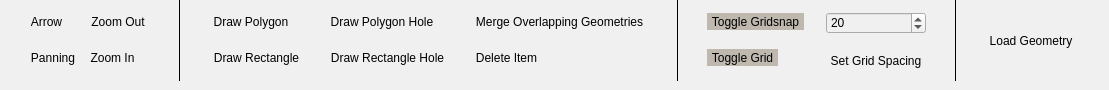
      <widget class="QWidget" name="tab_2">
       <property name="styleSheet">
        <string notr="true">QWidget{
	background-color: rgb(240, 240, 240);
}        </string>
       </property>
       <attribute name="title">
        <string>Page</string>
       </attribute>
       <widget class="QWidget" name="layoutWidget">
        <property name="geometry">
         <rect>
          <x>0</x>
          <y>0</y>
          <width>1100</width>
          <height>81</height>
         </rect>
        </property>
        <layout class="QHBoxLayout" name="horizontalLayout_2">
         <item>
          <spacer name="horizontalSpacer_3">
           <property name="orientation">
            <enum>Qt::Horizontal</enum>
           </property>
           <property name="sizeType">
            <enum>QSizePolicy::Fixed</enum>
           </property>
           <property name="sizeHint" stdset="0">
            <size>
             <width>10</width>
             <height>20</height>
            </size>
           </property>
          </spacer>
         </item>
         <item>
          <layout class="QGridLayout" name="gridLayout">
           <item row="0" column="1">
            <widget class="QToolButton" name="zoomOutButtonSurface">
             <property name="styleSheet">
              <string notr="true">QToolButton{
	border: 0px;
}

QToolButton:pressed {
     background-color: rgb(185, 211, 220);
}

QToolButton:hover {
    background-color: rgba(185, 211, 220,100);
}
</string>
             </property>
             <property name="text">
              <string>Zoom Out</string>
             </property>
             <property name="icon">
              <iconset resource="../../../Exjobb/Examensarbete/resources.qrc">
               <normaloff>:/Images/zoom_out.png</normaloff>:/Images/zoom_out.png</iconset>
             </property>
             <property name="iconSize">
              <size>
               <width>24</width>
               <height>24</height>
              </size>
             </property>
             <property name="toolButtonStyle">
              <enum>Qt::ToolButtonTextBesideIcon</enum>
             </property>
            </widget>
           </item>
           <item row="0" column="0">
            <widget class="QToolButton" name="arrowButtonSurface">
             <property name="cursor">
              <cursorShape>ArrowCursor</cursorShape>
             </property>
             <property name="focusPolicy">
              <enum>Qt::TabFocus</enum>
             </property>
             <property name="styleSheet">
              <string notr="true">QToolButton{
	border: 0px;
}

QToolButton:pressed {
     background-color: rgb(185, 211, 220);
}

QToolButton:hover {
    background-color: rgba(185, 211, 220,100);
}
</string>
             </property>
             <property name="text">
              <string>Arrow</string>
             </property>
             <property name="icon">
              <iconset resource="../../../Exjobb/Examensarbete/resources.qrc">
               <normaloff>:/Images/select.png</normaloff>:/Images/select.png</iconset>
             </property>
             <property name="iconSize">
              <size>
               <width>24</width>
               <height>24</height>
              </size>
             </property>
             <property name="checkable">
              <bool>false</bool>
             </property>
             <property name="toolButtonStyle">
              <enum>Qt::ToolButtonTextBesideIcon</enum>
             </property>
            </widget>
           </item>
           <item row="1" column="0">
            <widget class="QToolButton" name="panningButtonSurface">
             <property name="styleSheet">
              <string notr="true">QToolButton{
	border: 0px;
}

QToolButton:pressed {
     background-color: rgb(185, 211, 220);
}

QToolButton:hover {
    background-color: rgba(185, 211, 220,100);
}
</string>
             </property>
             <property name="text">
              <string>Panning</string>
             </property>
             <property name="icon">
              <iconset resource="../../../Exjobb/Examensarbete/resources.qrc">
               <normaloff>:/Images/pan.png</normaloff>:/Images/pan.png</iconset>
             </property>
             <property name="iconSize">
              <size>
               <width>24</width>
               <height>24</height>
              </size>
             </property>
             <property name="toolButtonStyle">
              <enum>Qt::ToolButtonTextBesideIcon</enum>
             </property>
            </widget>
           </item>
           <item row="1" column="1">
            <widget class="QToolButton" name="zoomInButtonSurface">
             <property name="styleSheet">
              <string notr="true">QToolButton{
	border: 0px;
}

QToolButton:pressed {
     background-color: rgb(185, 211, 220);
}

QToolButton:hover {
    background-color: rgba(185, 211, 220,100);
}
</string>
             </property>
             <property name="text">
              <string>Zoom In</string>
             </property>
             <property name="icon">
              <iconset resource="../../../Exjobb/Examensarbete/resources.qrc">
               <normaloff>:/Images/zoom_in.png</normaloff>:/Images/zoom_in.png</iconset>
             </property>
             <property name="iconSize">
              <size>
               <width>24</width>
               <height>24</height>
              </size>
             </property>
             <property name="toolButtonStyle">
              <enum>Qt::ToolButtonTextBesideIcon</enum>
             </property>
            </widget>
           </item>
          </layout>
         </item>
         <item>
          <widget class="Line" name="line_2">
           <property name="minimumSize">
            <size>
             <width>15</width>
             <height>0</height>
            </size>
           </property>
           <property name="frameShadow">
            <enum>QFrame::Plain</enum>
           </property>
           <property name="lineWidth">
            <number>1</number>
           </property>
           <property name="orientation">
            <enum>Qt::Vertical</enum>
           </property>
          </widget>
         </item>
         <item>
          <layout class="QVBoxLayout" name="verticalLayout_7">
           <item>
            <widget class="QToolButton" name="polyButton">
             <property name="styleSheet">
              <string notr="true">QToolButton{
	border: 0px;
}

QToolButton:pressed {
     background-color: rgb(185, 211, 220);
}

QToolButton:hover {
    background-color: rgba(185, 211, 220,100);
}
</string>
             </property>
             <property name="text">
              <string>Draw Polygon</string>
             </property>
             <property name="icon">
              <iconset resource="../../../Exjobb/Examensarbete/resources.qrc">
               <normaloff>:/Images/polygon.svg</normaloff>:/Images/polygon.svg</iconset>
             </property>
             <property name="iconSize">
              <size>
               <width>24</width>
               <height>24</height>
              </size>
             </property>
             <property name="toolButtonStyle">
              <enum>Qt::ToolButtonTextBesideIcon</enum>
             </property>
            </widget>
           </item>
           <item>
            <widget class="QToolButton" name="rectButton">
             <property name="enabled">
              <bool>true</bool>
             </property>
             <property name="styleSheet">
              <string notr="true">QToolButton{
	border: 0px;
}

QToolButton:pressed {
     background-color: rgb(185, 211, 220);
}

QToolButton:hover {
    background-color: rgba(185, 211, 220,100);
}
</string>
             </property>
             <property name="text">
              <string>Draw Rectangle</string>
             </property>
             <property name="icon">
              <iconset resource="../../../Exjobb/Examensarbete/resources.qrc">
               <normaloff>:/Images/rectangle.svg</normaloff>:/Images/rectangle.svg</iconset>
             </property>
             <property name="iconSize">
              <size>
               <width>24</width>
               <height>24</height>
              </size>
             </property>
             <property name="toolButtonStyle">
              <enum>Qt::ToolButtonTextBesideIcon</enum>
             </property>
            </widget>
           </item>
          </layout>
         </item>
         <item>
          <layout class="QVBoxLayout" name="verticalLayout_10">
           <item>
            <widget class="QToolButton" name="addPolyHoleButton">
             <property name="styleSheet">
              <string notr="true">QToolButton{
	border: 0px;
}

QToolButton:pressed {
     background-color: rgb(185, 211, 220);
}

QToolButton:hover {
    background-color: rgba(185, 211, 220,100);
}
</string>
             </property>
             <property name="text">
              <string>Draw Polygon Hole</string>
             </property>
             <property name="icon">
              <iconset resource="../../../Exjobb/Examensarbete/resources.qrc">
               <normaloff>:/Images/polygon_hole.svg</normaloff>:/Images/polygon_hole.svg</iconset>
             </property>
             <property name="iconSize">
              <size>
               <width>24</width>
               <height>24</height>
              </size>
             </property>
             <property name="toolButtonStyle">
              <enum>Qt::ToolButtonTextBesideIcon</enum>
             </property>
            </widget>
           </item>
           <item>
            <widget class="QToolButton" name="addRectHoleButton">
             <property name="styleSheet">
              <string notr="true">QToolButton{
	border: 0px;
}

QToolButton:pressed {
     background-color: rgb(185, 211, 220);
}

QToolButton:hover {
    background-color: rgba(185, 211, 220,100);
}
</string>
             </property>
             <property name="text">
              <string>Draw Rectangle Hole</string>
             </property>
             <property name="icon">
              <iconset resource="../../../Exjobb/Examensarbete/resources.qrc">
               <normaloff>:/Images/rectangle_hole.svg</normaloff>:/Images/rectangle_hole.svg</iconset>
             </property>
             <property name="iconSize">
              <size>
               <width>24</width>
               <height>24</height>
              </size>
             </property>
             <property name="toolButtonStyle">
              <enum>Qt::ToolButtonTextBesideIcon</enum>
             </property>
            </widget>
           </item>
          </layout>
         </item>
         <item>
          <layout class="QVBoxLayout" name="verticalLayout_12">
           <item>
            <widget class="QToolButton" name="mergeButton">
             <property name="sizePolicy">
              <sizepolicy hsizetype="Fixed" vsizetype="Fixed">
               <horstretch>0</horstretch>
               <verstretch>0</verstretch>
              </sizepolicy>
             </property>
             <property name="layoutDirection">
              <enum>Qt::LeftToRight</enum>
             </property>
             <property name="styleSheet">
              <string notr="true">QToolButton{
	border: 0px;
}

QToolButton:pressed {
     background-color: rgb(185, 211, 220);
}

QToolButton:hover {
    background-color: rgba(185, 211, 220,100);
}
</string>
             </property>
             <property name="text">
              <string>Merge Overlapping Geometries</string>
             </property>
             <property name="icon">
              <iconset resource="../../../Exjobb/Examensarbete/resources.qrc">
               <normaloff>:/Images/merge.svg</normaloff>:/Images/merge.svg</iconset>
             </property>
             <property name="iconSize">
              <size>
               <width>24</width>
               <height>24</height>
              </size>
             </property>
             <property name="toolButtonStyle">
              <enum>Qt::ToolButtonTextBesideIcon</enum>
             </property>
             <property name="autoRaise">
              <bool>false</bool>
             </property>
            </widget>
           </item>
           <item>
            <widget class="QToolButton" name="deleteButton">
             <property name="styleSheet">
              <string notr="true">QToolButton{
	border: 0px;
}

QToolButton:pressed {
     background-color: rgb(185, 211, 220);
}

QToolButton:hover {
    background-color: rgba(185, 211, 220,100);
}
</string>
             </property>
             <property name="text">
              <string>Delete Item</string>
             </property>
             <property name="icon">
              <iconset resource="../../../Exjobb/Examensarbete/resources.qrc">
               <normaloff>:/Images/erase.png</normaloff>:/Images/erase.png</iconset>
             </property>
             <property name="iconSize">
              <size>
               <width>24</width>
               <height>24</height>
              </size>
             </property>
             <property name="toolButtonStyle">
              <enum>Qt::ToolButtonTextBesideIcon</enum>
             </property>
            </widget>
           </item>
          </layout>
         </item>
         <item>
          <widget class="Line" name="line_5">
           <property name="minimumSize">
            <size>
             <width>15</width>
             <height>0</height>
            </size>
           </property>
           <property name="frameShadow">
            <enum>QFrame::Plain</enum>
           </property>
           <property name="lineWidth">
            <number>1</number>
           </property>
           <property name="orientation">
            <enum>Qt::Vertical</enum>
           </property>
          </widget>
         </item>
         <item>
          <layout class="QVBoxLayout" name="verticalLayout_9">
           <item>
            <widget class="QToolButton" name="gridSnapButtonSurface">
             <property name="styleSheet">
              <string notr="true">QToolButton{
	border: 0px;
}

QToolButton:checked {
     background-color: rgb(191, 184, 175);
}

QToolButton:hover {
    background-color: rgb(223, 219, 215);
}
</string>
             </property>
             <property name="text">
              <string>Toggle Gridsnap</string>
             </property>
             <property name="icon">
              <iconset resource="../../../Exjobb/Examensarbete/resources.qrc">
               <normaloff>:/Images/grid_snap.png</normaloff>:/Images/grid_snap.png</iconset>
             </property>
             <property name="iconSize">
              <size>
               <width>24</width>
               <height>24</height>
              </size>
             </property>
             <property name="checkable">
              <bool>true</bool>
             </property>
             <property name="checked">
              <bool>true</bool>
             </property>
             <property name="toolButtonStyle">
              <enum>Qt::ToolButtonTextBesideIcon</enum>
             </property>
            </widget>
           </item>
           <item>
            <widget class="QToolButton" name="gridButtonSurface">
             <property name="styleSheet">
              <string notr="true">QToolButton{
	border: 0px;
}

QToolButton:checked {
     background-color: rgb(191, 184, 175);
}

QToolButton:hover {
    background-color: rgb(223, 219, 215);
}
</string>
             </property>
             <property name="text">
              <string>Toggle Grid</string>
             </property>
             <property name="icon">
              <iconset resource="../../../Exjobb/Examensarbete/resources.qrc">
               <normaloff>:/Images/grid.png</normaloff>:/Images/grid.png</iconset>
             </property>
             <property name="iconSize">
              <size>
               <width>24</width>
               <height>24</height>
              </size>
             </property>
             <property name="checkable">
              <bool>true</bool>
             </property>
             <property name="checked">
              <bool>true</bool>
             </property>
             <property name="toolButtonStyle">
              <enum>Qt::ToolButtonTextBesideIcon</enum>
             </property>
            </widget>
           </item>
          </layout>
         </item>
         <item>
          <layout class="QVBoxLayout" name="verticalLayout_8">
           <item>
            <widget class="QSpinBox" name="gridSpacingSpinBox">
             <property name="minimum">
              <number>5</number>
             </property>
             <property name="maximum">
              <number>1000</number>
             </property>
             <property name="singleStep">
              <number>10</number>
             </property>
             <property name="value">
              <number>20</number>
             </property>
            </widget>
           </item>
           <item>
            <widget class="QToolButton" name="gridSpacingButton">
             <property name="styleSheet">
              <string notr="true">QToolButton{
	border: 0px;
}

QToolButton:pressed {
     background-color: rgb(191, 184, 175);
}

QToolButton:hover {
    background-color: rgb(223, 219, 215);
}
</string>
             </property>
             <property name="text">
              <string>Set Grid Spacing</string>
             </property>
             <property name="icon">
              <iconset resource="../../../Exjobb/Examensarbete/resources.qrc">
               <normaloff>:/Images/grid_settings.png</normaloff>:/Images/grid_settings.png</iconset>
             </property>
             <property name="iconSize">
              <size>
               <width>24</width>
               <height>24</height>
              </size>
             </property>
             <property name="toolButtonStyle">
              <enum>Qt::ToolButtonTextBesideIcon</enum>
             </property>
            </widget>
           </item>
          </layout>
         </item>
         <item>
          <widget class="Line" name="line_6">
           <property name="minimumSize">
            <size>
             <width>15</width>
             <height>0</height>
            </size>
           </property>
           <property name="frameShadow">
            <enum>QFrame::Plain</enum>
           </property>
           <property name="lineWidth">
            <number>1</number>
           </property>
           <property name="orientation">
            <enum>Qt::Vertical</enum>
           </property>
          </widget>
         </item>
         <item>
          <layout class="QVBoxLayout" name="verticalLayout_11">
           <item>
            <widget class="QToolButton" name="loadGeometryButton">
             <property name="styleSheet">
              <string notr="true">QToolButton{
	border: 0px;
}

QToolButton:pressed {
     background-color: rgb(185, 211, 220);
}

QToolButton:hover {
    background-color: rgba(185, 211, 220,100);
}
</string>
             </property>
             <property name="text">
              <string>Load Geometry</string>
             </property>
             <property name="icon">
              <iconset resource="../../../Exjobb/Examensarbete/resources.qrc">
               <normaloff>:/Images/open.png</normaloff>:/Images/open.png</iconset>
             </property>
             <property name="iconSize">
              <size>
               <width>24</width>
               <height>24</height>
              </size>
             </property>
             <property name="toolButtonStyle">
              <enum>Qt::ToolButtonTextBesideIcon</enum>
             </property>
            </widget>
           </item>
          </layout>
         </item>
        </layout>
       </widget>
      </widget>
